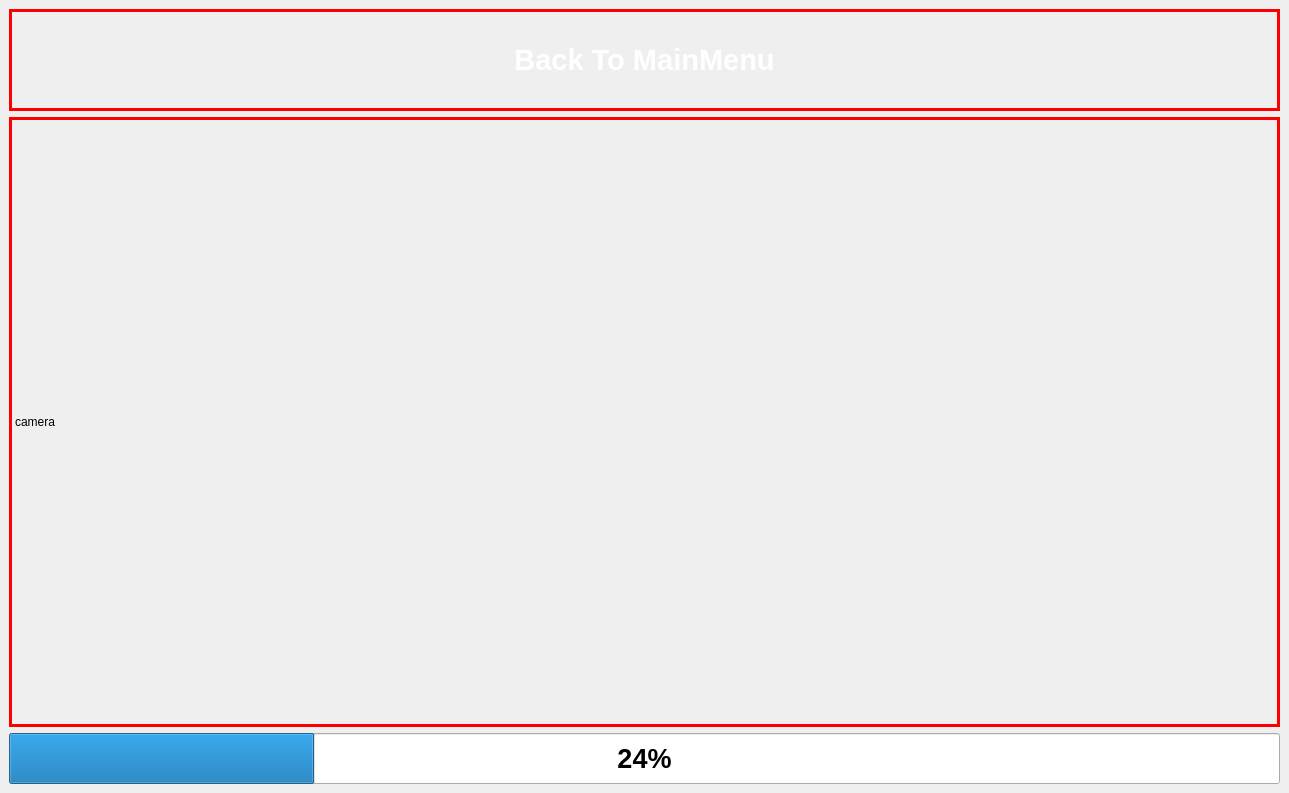
<?xml version="1.0" encoding="UTF-8"?>
<ui version="4.0">
 <class>fac_rec</class>
 <widget class="QMainWindow" name="fac_rec">
  <property name="geometry">
   <rect>
    <x>0</x>
    <y>0</y>
    <width>1289</width>
    <height>793</height>
   </rect>
  </property>
  <property name="windowTitle">
   <string>Facial Recognition</string>
  </property>
  <property name="styleSheet">
   <string notr="true"> background-image: url('/home/phong/Desktop/antitheft/GUI/2/a.jpg');</string>
  </property>
  <widget class="QWidget" name="centralwidget">
   <layout class="QVBoxLayout" name="verticalLayout" stretch="2,12,1">
    <item>
     <widget class="QPushButton" name="backtomainmenu_button3">
      <property name="sizePolicy">
       <sizepolicy hsizetype="Preferred" vsizetype="Preferred">
        <horstretch>0</horstretch>
        <verstretch>0</verstretch>
       </sizepolicy>
      </property>
      <property name="font">
       <font>
        <pointsize>22</pointsize>
        <weight>75</weight>
        <bold>true</bold>
       </font>
      </property>
      <property name="styleSheet">
       <string notr="true">color:white;
border: 3px solid red;</string>
      </property>
      <property name="text">
       <string>Back To MainMenu</string>
      </property>
     </widget>
    </item>
    <item>
     <widget class="QLabel" name="camera">
      <property name="styleSheet">
       <string notr="true">border: 3px solid red;</string>
      </property>
      <property name="text">
       <string>camera</string>
      </property>
     </widget>
    </item>
    <item>
     <widget class="QProgressBar" name="progressBar_for_camera">
      <property name="sizePolicy">
       <sizepolicy hsizetype="Preferred" vsizetype="Preferred">
        <horstretch>0</horstretch>
        <verstretch>0</verstretch>
       </sizepolicy>
      </property>
      <property name="font">
       <font>
        <pointsize>20</pointsize>
        <weight>75</weight>
        <bold>true</bold>
       </font>
      </property>
      <property name="value">
       <number>24</number>
      </property>
     </widget>
    </item>
   </layout>
  </widget>
 </widget>
 <resources/>
 <connections/>
</ui>
